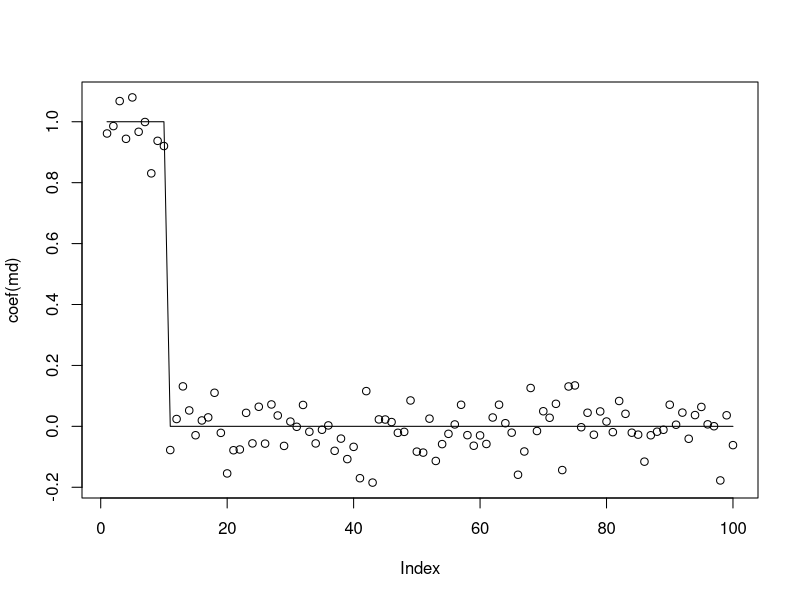
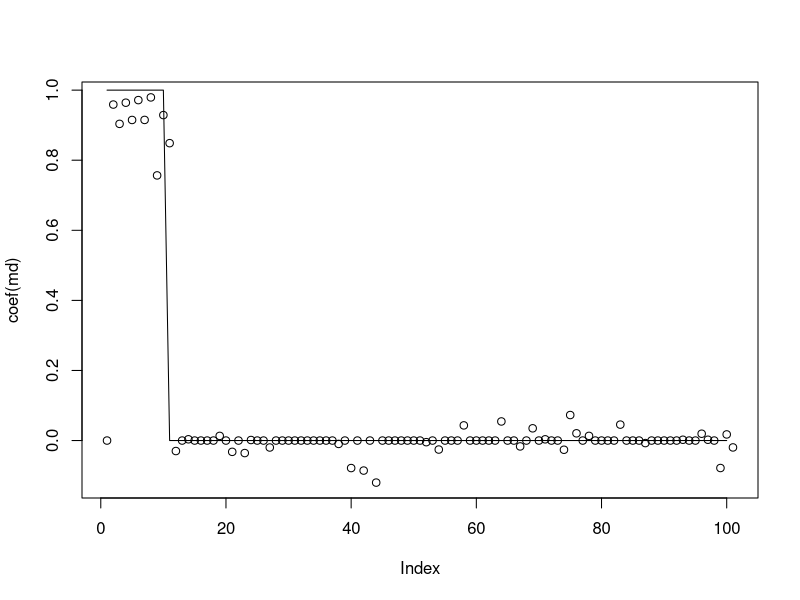
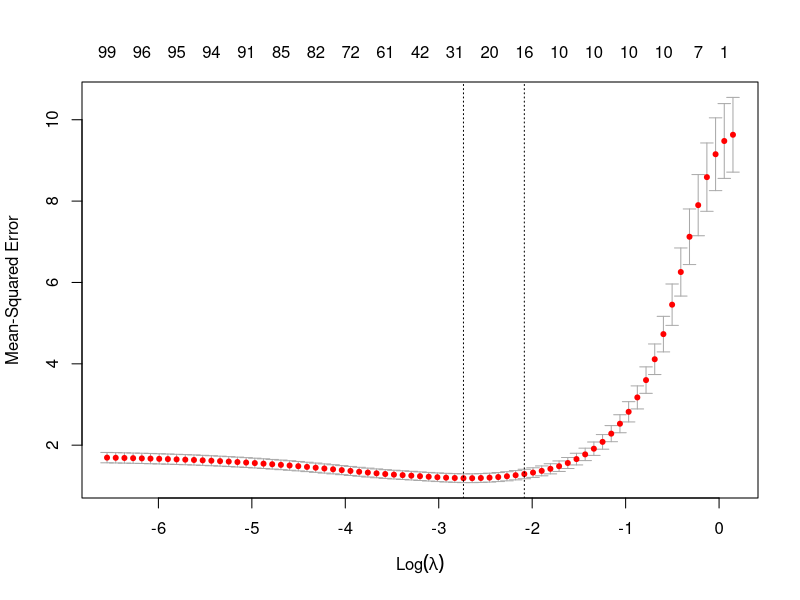
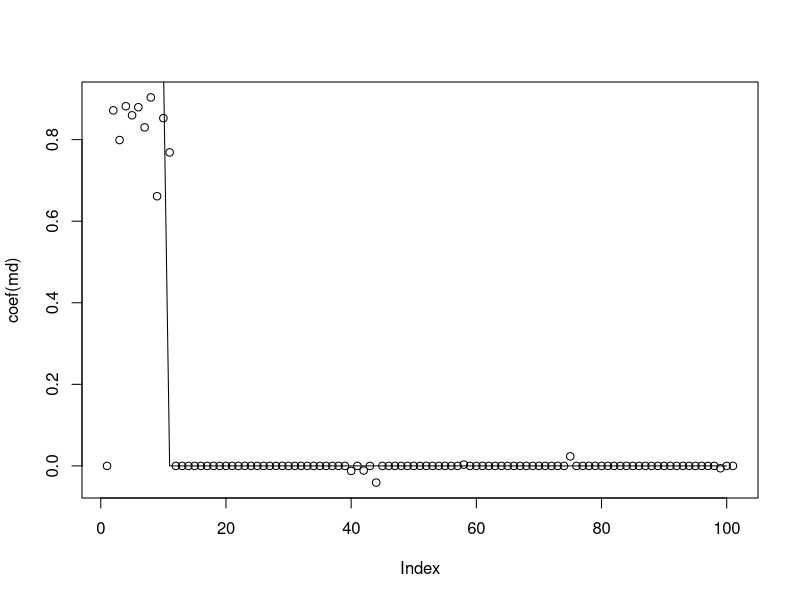

The R source for these figures, in order:

library(glmnet)
library(MASS)

set.seed(123)

n1 <- 300
n2 <- 1000
p <- 100
p0 <- 10
sigma <- 1

# assume we know true model/coefs
b <- c(rep(1,p0),rep(0,p-p0))
X1 <- matrix(rnorm(n1*p),n1,p)  # train
X2 <- matrix(rnorm(n2*p),n2,p)  # test
y1 <- X1 %*% b + rnorm(n1) * sigma 
y2 <- X2 %*% b + rnorm(n2) * sigma

# plain lin.regr.
md <- lm(y1 ~ X1 + 0) 
plot(coef(md))
lines(b)
y2p <- X2 %*% coef(md)
sqrt(mean((y2-y2p)^2))

# plain lin. regr. with glmnet
md <- glmnet(X1, y1, lambda = 0, intercept = FALSE)
y2p <- predict(md, X2)
sqrt(mean((y2-y2p)^2))
# to match lm:
md <- glmnet(X1, y1, lambda = 0, intercept = FALSE, thresh = 1e-12)
y2p <- predict(md, X2)
sqrt(mean((y2-y2p)^2))

# lasso
md <- glmnet(X1, y1, lambda = 0.05, intercept = FALSE)
y2p <- predict(md, X2)
sqrt(mean((y2-y2p)^2))

plot(coef(md))
lines(b)
sum(coef(md)!=0)

# best lambda
md <- cv.glmnet(X1, y1, intercept = FALSE)
plot(md)
md
y2p <- predict(md, X2)
sqrt(mean((y2-y2p)^2))

plot(coef(md))
lines(b)
sum(coef(md)!=0)

